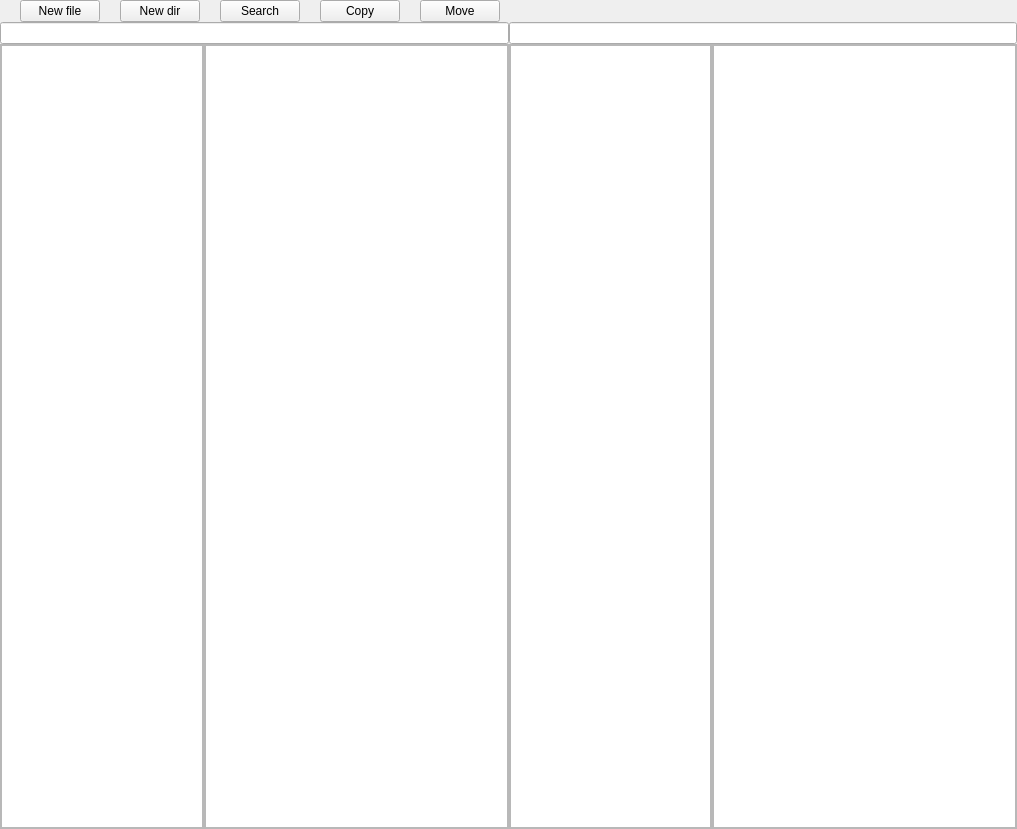
<?xml version="1.0" encoding="UTF-8"?>
<ui version="4.0">
 <class>MainWidget</class>
 <widget class="QWidget" name="MainWidget">
  <property name="windowModality">
   <enum>Qt::WindowModal</enum>
  </property>
  <property name="geometry">
   <rect>
    <x>0</x>
    <y>0</y>
    <width>1017</width>
    <height>829</height>
   </rect>
  </property>
  <property name="windowTitle">
   <string>MainWidget</string>
  </property>
  <property name="autoFillBackground">
   <bool>true</bool>
  </property>
  <layout class="QHBoxLayout" name="horizontalLayout">
   <property name="leftMargin">
    <number>0</number>
   </property>
   <property name="topMargin">
    <number>0</number>
   </property>
   <property name="rightMargin">
    <number>0</number>
   </property>
   <property name="bottomMargin">
    <number>0</number>
   </property>
   <item>
    <layout class="QVBoxLayout" name="file_manager" stretch="1,10">
     <property name="spacing">
      <number>0</number>
     </property>
     <item>
      <layout class="QHBoxLayout" name="stuff_buttons" stretch="0,0,0,0,0,0">
       <property name="spacing">
        <number>20</number>
       </property>
       <property name="sizeConstraint">
        <enum>QLayout::SetDefaultConstraint</enum>
       </property>
       <property name="leftMargin">
        <number>20</number>
       </property>
       <property name="rightMargin">
        <number>20</number>
       </property>
       <item alignment="Qt::AlignHCenter|Qt::AlignVCenter">
        <widget class="QPushButton" name="new_file">
         <property name="enabled">
          <bool>true</bool>
         </property>
         <property name="sizePolicy">
          <sizepolicy hsizetype="Preferred" vsizetype="Preferred">
           <horstretch>0</horstretch>
           <verstretch>0</verstretch>
          </sizepolicy>
         </property>
         <property name="text">
          <string>New file</string>
         </property>
        </widget>
       </item>
       <item alignment="Qt::AlignHCenter|Qt::AlignVCenter">
        <widget class="QPushButton" name="new_dir">
         <property name="enabled">
          <bool>true</bool>
         </property>
         <property name="sizePolicy">
          <sizepolicy hsizetype="Preferred" vsizetype="Preferred">
           <horstretch>0</horstretch>
           <verstretch>0</verstretch>
          </sizepolicy>
         </property>
         <property name="text">
          <string>New dir</string>
         </property>
        </widget>
       </item>
       <item alignment="Qt::AlignHCenter|Qt::AlignVCenter">
        <widget class="QPushButton" name="search">
         <property name="sizePolicy">
          <sizepolicy hsizetype="Preferred" vsizetype="Preferred">
           <horstretch>0</horstretch>
           <verstretch>0</verstretch>
          </sizepolicy>
         </property>
         <property name="text">
          <string>Search</string>
         </property>
        </widget>
       </item>
       <item>
        <widget class="QPushButton" name="copyButton">
         <property name="text">
          <string>Copy</string>
         </property>
        </widget>
       </item>
       <item>
        <widget class="QPushButton" name="moveButton">
         <property name="text">
          <string>Move</string>
         </property>
        </widget>
       </item>
       <item>
        <spacer name="horizontalSpacer">
         <property name="orientation">
          <enum>Qt::Horizontal</enum>
         </property>
         <property name="sizeHint" stdset="0">
          <size>
           <width>40</width>
           <height>20</height>
          </size>
         </property>
        </spacer>
       </item>
      </layout>
     </item>
     <item>
      <layout class="QHBoxLayout" name="directory_search" stretch="1,1">
       <property name="spacing">
        <number>0</number>
       </property>
       <item>
        <layout class="QVBoxLayout" name="left_window" stretch="1,20">
         <property name="spacing">
          <number>0</number>
         </property>
         <item>
          <widget class="QLineEdit" name="path_1"/>
         </item>
         <item>
          <layout class="QHBoxLayout" name="dir_view" stretch="4,6">
           <property name="spacing">
            <number>0</number>
           </property>
           <item>
            <widget class="QScrollArea" name="dir_tree_scroll_1">
             <property name="widgetResizable">
              <bool>true</bool>
             </property>
             <widget class="QWidget" name="dir_tree_widget_1">
              <property name="geometry">
               <rect>
                <x>0</x>
                <y>0</y>
                <width>199</width>
                <height>720</height>
               </rect>
              </property>
              <layout class="QHBoxLayout" name="horizontalLayout_4">
               <property name="leftMargin">
                <number>0</number>
               </property>
               <property name="topMargin">
                <number>0</number>
               </property>
               <property name="rightMargin">
                <number>0</number>
               </property>
               <property name="bottomMargin">
                <number>0</number>
               </property>
               <item>
                <widget class="QTreeView" name="dir_tree_1">
                 <property name="sizePolicy">
                  <sizepolicy hsizetype="Expanding" vsizetype="Expanding">
                   <horstretch>0</horstretch>
                   <verstretch>0</verstretch>
                  </sizepolicy>
                 </property>
                </widget>
               </item>
              </layout>
             </widget>
            </widget>
           </item>
           <item>
            <widget class="QScrollArea" name="dir_list_scroll_1">
             <property name="widgetResizable">
              <bool>true</bool>
             </property>
             <widget class="QWidget" name="dir_list_widget_1">
              <property name="geometry">
               <rect>
                <x>0</x>
                <y>0</y>
                <width>300</width>
                <height>720</height>
               </rect>
              </property>
              <layout class="QHBoxLayout" name="horizontalLayout_6">
               <property name="spacing">
                <number>0</number>
               </property>
               <property name="leftMargin">
                <number>0</number>
               </property>
               <property name="topMargin">
                <number>0</number>
               </property>
               <property name="rightMargin">
                <number>0</number>
               </property>
               <property name="bottomMargin">
                <number>0</number>
               </property>
               <item>
                <widget class="QListView" name="dir_list_1">
                 <property name="sizePolicy">
                  <sizepolicy hsizetype="Expanding" vsizetype="Expanding">
                   <horstretch>0</horstretch>
                   <verstretch>0</verstretch>
                  </sizepolicy>
                 </property>
                </widget>
               </item>
              </layout>
             </widget>
            </widget>
           </item>
          </layout>
         </item>
        </layout>
       </item>
       <item>
        <layout class="QVBoxLayout" name="left_window_2" stretch="1,20">
         <property name="spacing">
          <number>0</number>
         </property>
         <item>
          <widget class="QLineEdit" name="path_2"/>
         </item>
         <item>
          <layout class="QHBoxLayout" name="dir_view_2" stretch="4,6">
           <property name="spacing">
            <number>0</number>
           </property>
           <item>
            <widget class="QScrollArea" name="dir_tree_scroll_2">
             <property name="widgetResizable">
              <bool>true</bool>
             </property>
             <widget class="QWidget" name="dir_tree_widget_2">
              <property name="geometry">
               <rect>
                <x>0</x>
                <y>0</y>
                <width>199</width>
                <height>720</height>
               </rect>
              </property>
              <layout class="QHBoxLayout" name="horizontalLayout_5">
               <property name="leftMargin">
                <number>0</number>
               </property>
               <property name="topMargin">
                <number>0</number>
               </property>
               <property name="rightMargin">
                <number>0</number>
               </property>
               <property name="bottomMargin">
                <number>0</number>
               </property>
               <item>
                <widget class="QTreeView" name="dir_tree_2">
                 <property name="sizePolicy">
                  <sizepolicy hsizetype="Expanding" vsizetype="Expanding">
                   <horstretch>0</horstretch>
                   <verstretch>0</verstretch>
                  </sizepolicy>
                 </property>
                </widget>
               </item>
              </layout>
             </widget>
            </widget>
           </item>
           <item>
            <widget class="QScrollArea" name="dir_list_scroll_2">
             <property name="widgetResizable">
              <bool>true</bool>
             </property>
             <widget class="QWidget" name="dir_list_widget_2">
              <property name="geometry">
               <rect>
                <x>0</x>
                <y>0</y>
                <width>299</width>
                <height>720</height>
               </rect>
              </property>
              <layout class="QHBoxLayout" name="horizontalLayout_7">
               <property name="spacing">
                <number>0</number>
               </property>
               <property name="leftMargin">
                <number>0</number>
               </property>
               <property name="topMargin">
                <number>0</number>
               </property>
               <property name="rightMargin">
                <number>0</number>
               </property>
               <property name="bottomMargin">
                <number>0</number>
               </property>
               <item>
                <widget class="QListView" name="dir_list_2">
                 <property name="sizePolicy">
                  <sizepolicy hsizetype="Expanding" vsizetype="Expanding">
                   <horstretch>0</horstretch>
                   <verstretch>0</verstretch>
                  </sizepolicy>
                 </property>
                 <property name="dragDropMode">
                  <enum>QAbstractItemView::DragDrop</enum>
                 </property>
                </widget>
               </item>
              </layout>
             </widget>
            </widget>
           </item>
          </layout>
         </item>
        </layout>
       </item>
      </layout>
     </item>
    </layout>
   </item>
  </layout>
 </widget>
 <resources/>
 <connections/>
</ui>
